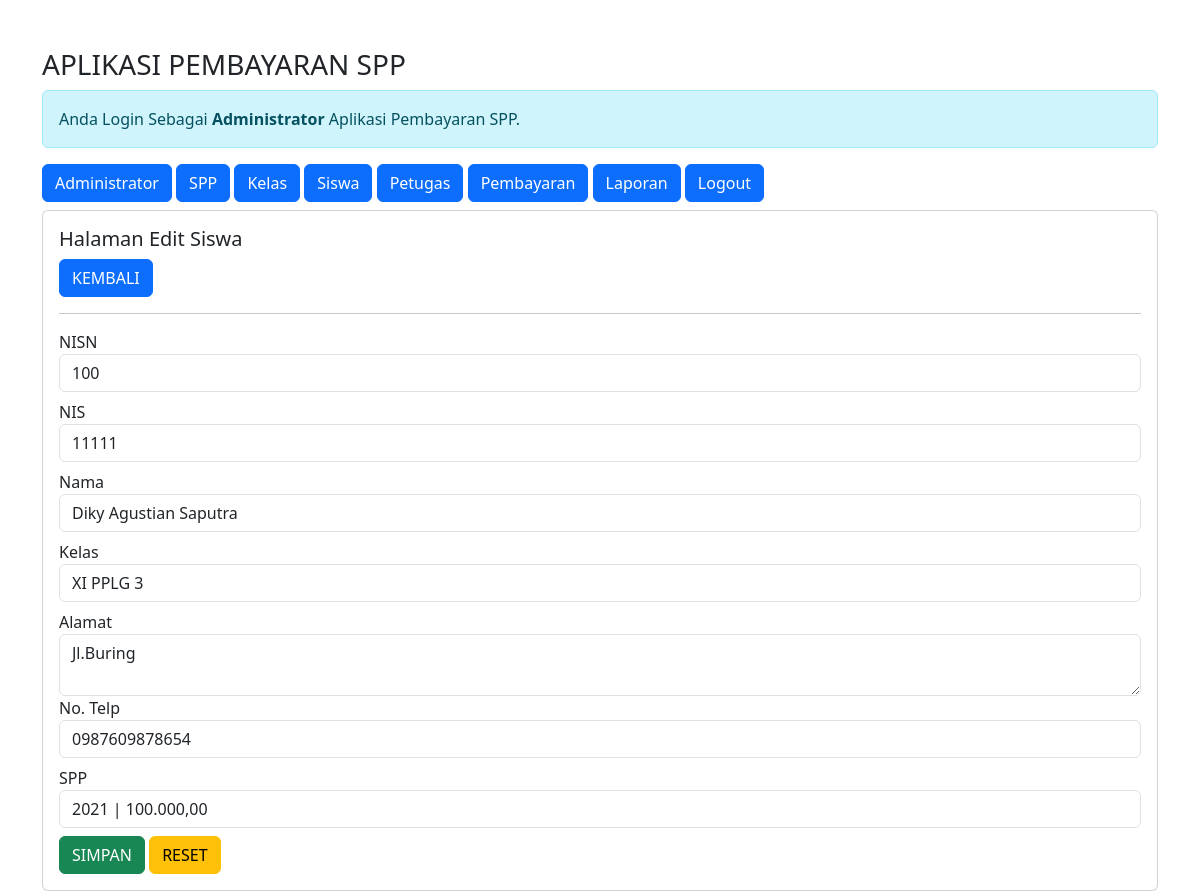
Page /admin/admin.php?url=edit-siswa&nisn=100 (signed in) on the committed database.
### tables this page shows
CREATE TABLE `siswa` (
  `nisn` char(10) NOT NULL,
  `nis` char(8) NOT NULL,
  `nama_siswa` varchar(35) NOT NULL,
  `id_kelas` int(11) NOT NULL,
  `alamat` text NOT NULL,
  `telp` varchar(13) NOT NULL,
  `id_spp` int(11) NOT NULL
);

CREATE TABLE `kelas` (
  `id_kelas` int(11) NOT NULL,
  `nama_kelas` varchar(10) NOT NULL,
  `jurusan` varchar(50) NOT NULL
);

CREATE TABLE `spp` (
  `id_spp` int(11) NOT NULL,
  `tahun` int(11) NOT NULL,
  `nominal` int(11) NOT NULL
);

### admin/edit-siswa.php (the view, shortened to what this page needs)
<?php
$nisn = $_GET['nisn'];
include '../koneksi.php';
$sql = "SELECT * FROM siswa,spp,kelas WHERE siswa.id_kelas=kelas.id_kelas AND siswa.id_spp=spp.id_spp
AND nisn='$nisn'";
    $query = mysqli_query($conn,$sql);
$data = mysqli_fetch_array($query);
?>
<h5>Halaman Edit Siswa</h5>
<a href="?url=siswa" class="btn btn-primary">KEMBALI</a>
<hr>
<form method = "post" action="?url=proses-edit-siswa&nisn=<?= $nisn;?>">
    <div class="form-group mb-2">
         <label>NISN</label>
        <input value = "<?= $data['nisn'] ?>" readonly type="number" name="nisn" class="form-control" required>
    </div>
    <div class="form-group mb-2">
        <label>NIS</label>
        <input value = "<?= $data['nis'] ?>" type="number" name="nis"  class="form-control" required>
    </div>
    <div class="form-group mb-2">
        <label>Nama</label>
        <input value = "<?= $data['nama_siswa'] ?>" type="text" name="nama_siswa"  class="form-control" required>
    </div>
    <div class="form-group mb-2">
        <label>Kelas</label>
        <select name = "id_kelas" class = "form-control" required>
            <option value = "<?= $data['id_kelas'] ?>"><?= $data['nama_kelas'] ?></option>
            </select>
    </div>
    <div class="form-group">
        <label>Alamat</label>
        <textarea name = "alamat" class = "form-control" required><?= $data['alamat'] ?></textarea>
    </div>
    <div class="form-group mb-2">
         <label>No. Telp</label>
        <input value = "<?= $data['telp'] ?>" type="number" name="telp" class="form-control" required>
    </div>
    <div class="form-group mb-2">
        <label>SPP</label>
        <select name = "id_spp" class = "form-control" required>
        <option value = "<?= $data['id_spp'];?>"> <?= $data['tahun'];?> | <?= number_format($data['nominal'],2,',','.'); ?> </option>
            </select>
    </div>
    <div class="form-group">
        <button type="submit" class="btn btn-success">SIMPAN</button>
        <button type="reset" class="btn btn-warning">RESET</button>
    </div>
</form>

### rows in the picture
siswa: nisn "100", nis "11111", nama_siswa "Diky Agustian Saputra", id_kelas "XI PPLG 3", alamat "Jl.Buring", telp "0987609878654", id_spp "2021 | 100.000,00"
